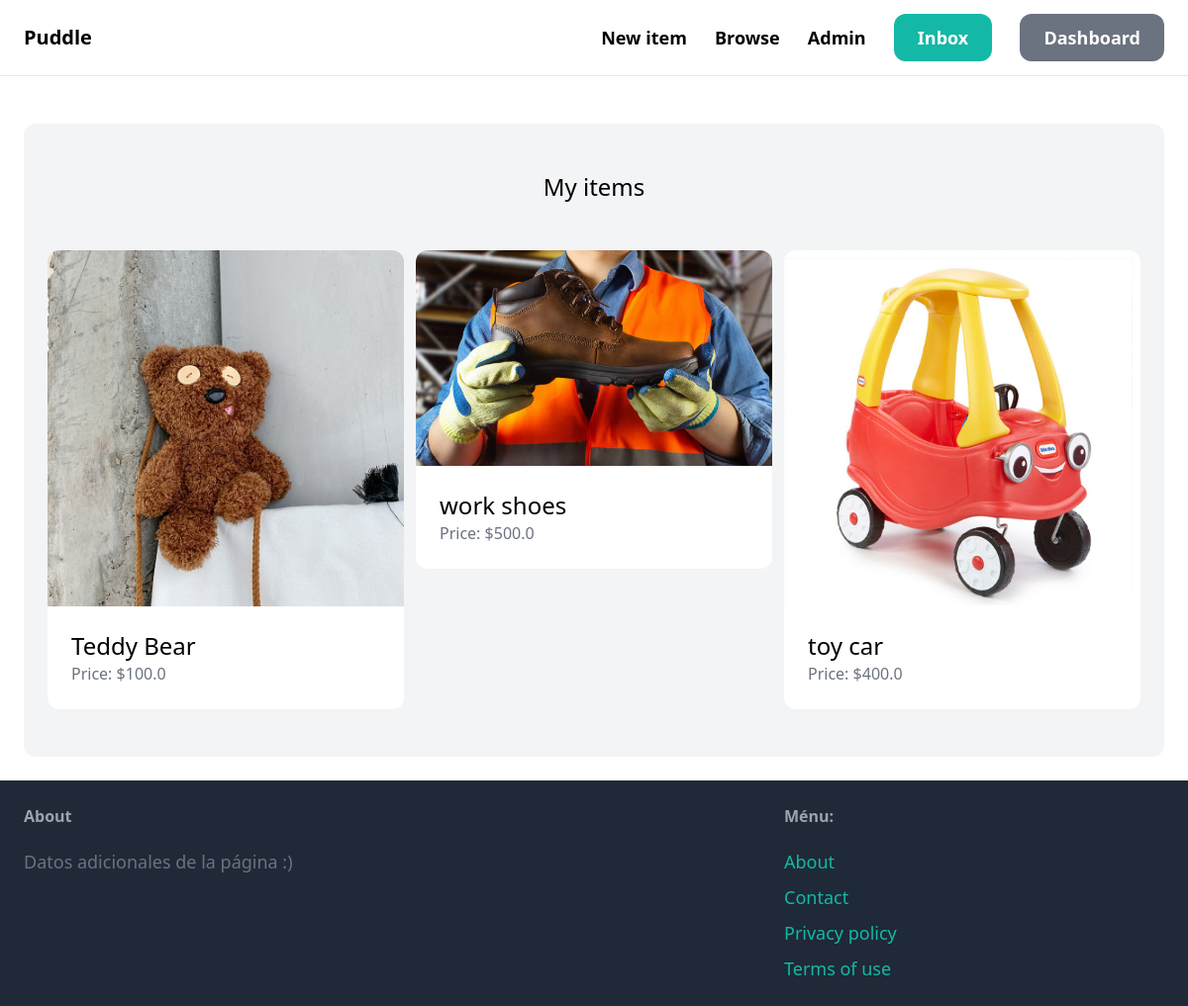
The app's page /dashboard/ (signed in), older data.
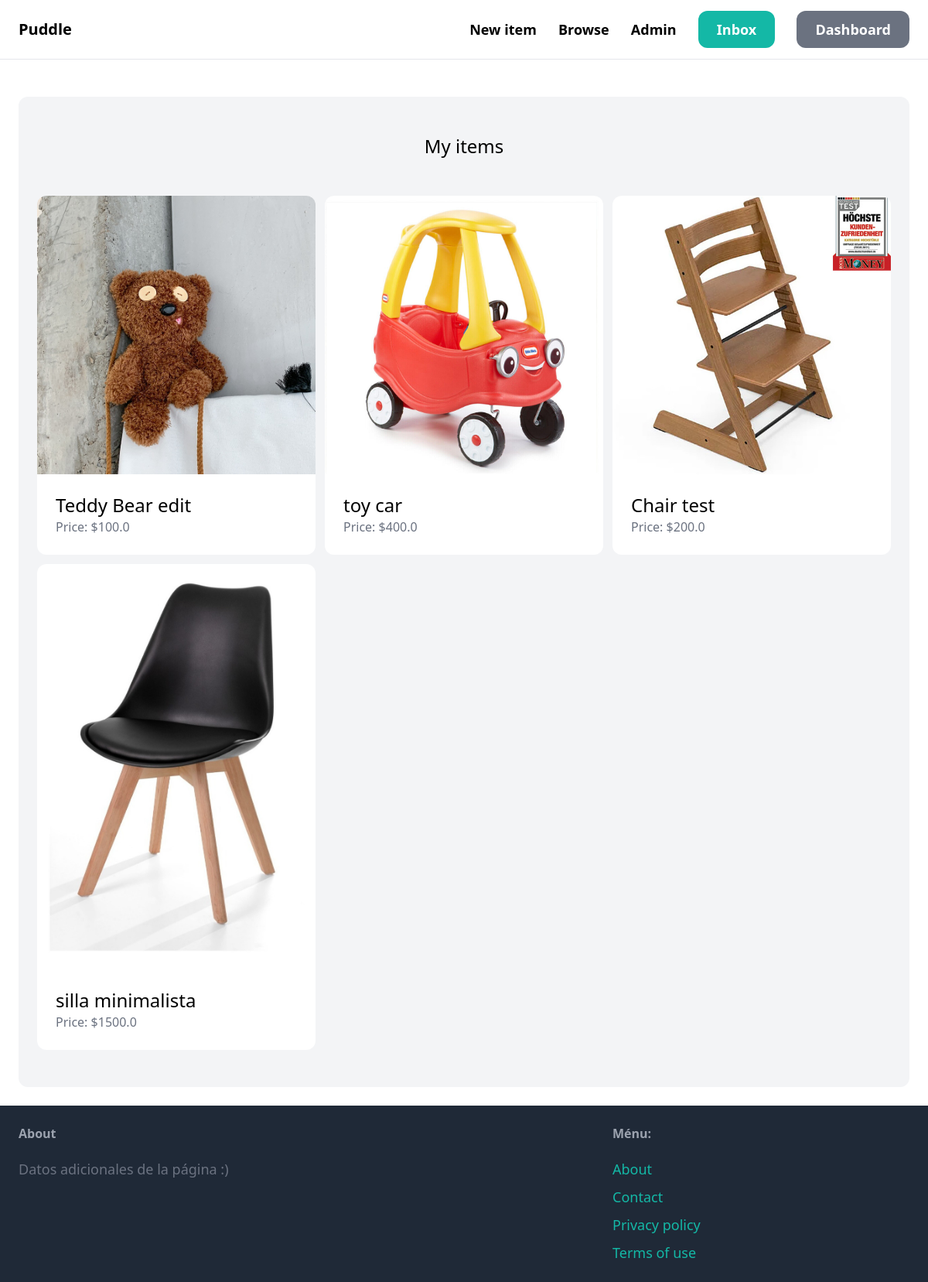
The same page, newer data.
### item/models.py (models this page shows, shortened)
class Item(models.Model):
    category = models.ForeignKey(Category,related_name='items',on_delete=models.CASCADE)
    name = models.CharField(max_length=255)
    description = models.TextField(blank=True,null=True)
    price = models.FloatField()
    image = models.ImageField(upload_to='item_images',blank=True,null=True)
    is_sold = models.BooleanField(default=False)
    created_by = models.ForeignKey(User,related_name='items',on_delete=models.CASCADE)
    created_at = models.DateTimeField(auto_now_add=True)

### dashboard/views.py (the view)
# urls.py: path('',index,name='index'),
@login_required
def index(request):
    items = Item.objects.filter(created_by=request.user)
    return render(request, 'dashboard/index.html', {
        'items': items
    })

### dashboard/templates/dashboard/index.html (shortened to what this page needs)
{% extends 'core/base.html' %}
{% block content %}
    <div class="mt-6 px-6 py-12 bg-gray-100 rounded-xl">
        <h2 class="mb-12 text-2xl text-center">My items</h2>
        <div class="grid grid-cols-3 gap-3">
            {% for item in items %}
            <div>
                <a href="{% url 'item:detail' item.id %}">
                    <div>
                        <img class="rounded-t-xl" src="{{item.image.url}}" alt="">
                    </div>
                    <div class="p-6 bg-white rounded-b-xl">
                        <h2 class="text-2xl"> {{item.name}} </h2>
                        <p class="text-gray-500">Price: ${{item.price}} </p>
                    </div>
                </a>
            </div>
            {% endfor %}
        </div>
    </div>
{% endblock %}

Row changes from the older to the newer data that the page shows:
removed Item: image (picture), name "work shoes", price "500.0"
changed Item: name "Teddy Bear" → "Teddy Bear edit"
added Item: image (picture), name "Chair test", price "200.0"
added Item: image (picture), name "silla minimalista", price "1500.0"
